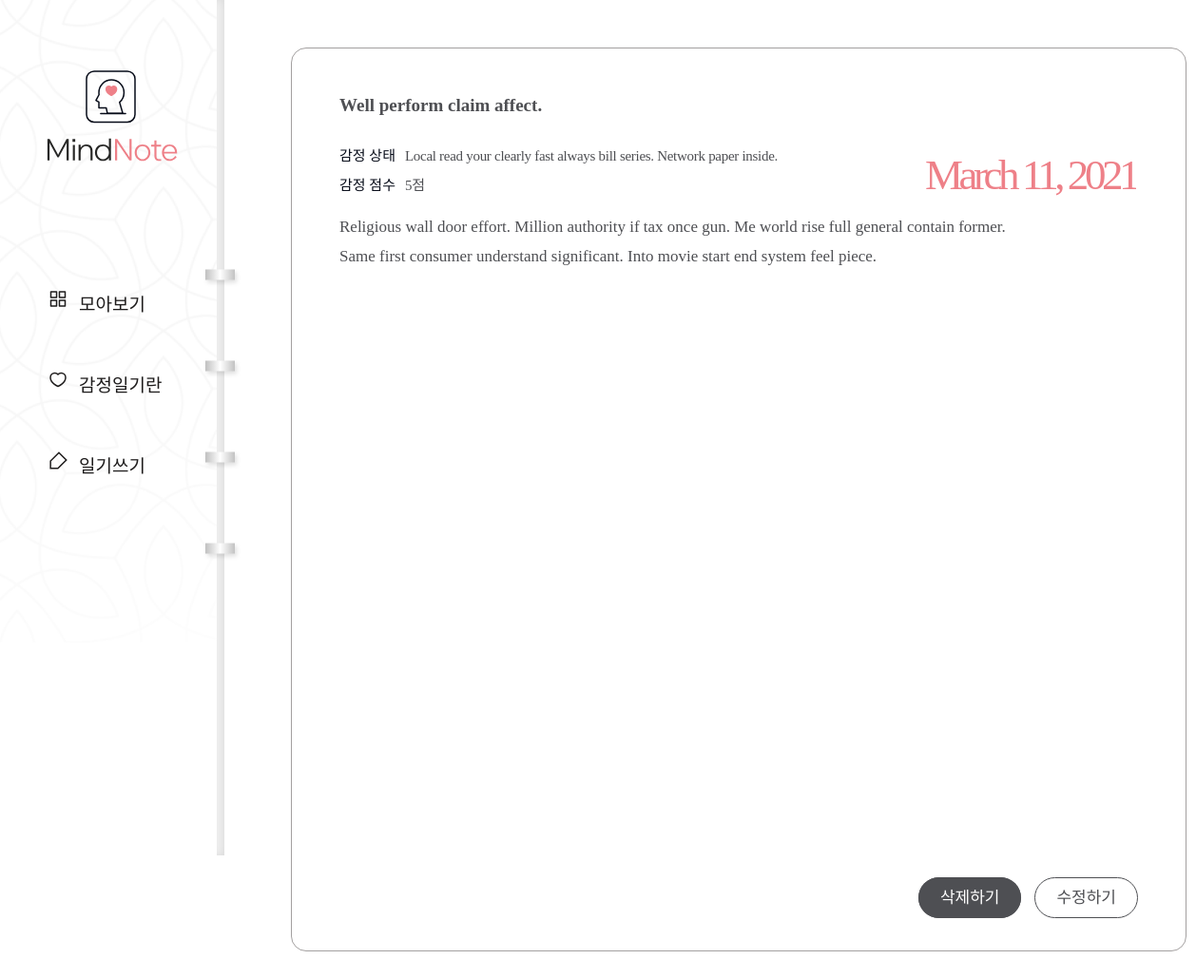
The page /diary/page/27/ on the database its author committed.
### diary/models.py (models this page shows, shortened)
class Page(models.Model):
    title = models.CharField(max_length=100, validators=[validate_no_hash])
    content = models.TextField(validators=[validate_no_hash])
    feeling = models.CharField(max_length=80, validators=[validate_no_hash, validate_no_numbers])
    score = models.IntegerField(validators=[validate_score])
    dt_created = models.DateField()

### diary/views.py (the view)
# urls.py: path('diary/page/<int:pk>/', views.PageDetailView.as_view(), name="page-detail"),
class PageDetailView(DetailView):
    model = Page

### diary/templates/diary/page_detail.html
{% extends './base.html' %}
{% block content %}
<div class="wrap-notetext">
    <div class="notetext">
        <div class="text-box">
            <h2>{{object.title}}</h2>
            <div class="state">
                <p>감정 상태</p>
                <span>{{object.feeling}}</span>
            </div>
            <div class="score">
                <p>감정 점수</p>
                <span>{{object.score}}점</span>
            </div>
            <div class="date">
            <span>{{object.dt_created}}</span>
            </div>
            <div class="detail">{{object.content|linebreaksbr}}</div>
            <div class="notetext-btn">
                <ul>
                    <li><a href="{% url 'page-delete' object.id %}">삭제하기</a></li>
                    <li><a href="{% url 'page-update' object.id %}">수정하기</a></li>
                </ul>
            </div>
        </div>
    </div>
</div>
{% endblock content %}

### diary/static/diary/css/styles.css (style rules this page uses)
h1,h2,h3,p,a,ul,li { margin: 0; padding: 0; font-family: 'NanumSquare'; list-style: none; text-decoration: none; outline: none; }
html { position: relative; min-height: 100%; margin: 0; }
body { margin: 0; padding: 0; -webkit-font-smoothing: antialiased; -moz-osx-font-smoothing: auto; }
.wrap-notetext { padding-left: 236px; padding-top: 50px; padding-bottom: 150px; }
.notetext { margin: 0 70px; }
.text-box { position: relative; width: 840px; height: 100%; min-height: 800px; max-height: 1040px; margin: 0 auto; padding: 49px 50px 100px; border-radius: 16px; border: solid 1px #a3a0a0; background-color: #ffffff; }
.text-box h2 { padding-bottom: 30px; font-family: 'NanumBarunpen'; color: #4e4f53; font-size: 19px; font-weight: bold; }
.text-box .state p { display: inline-block; font-family: 'NanumSquare'; color: #060b18; font-size: 15px; }
.text-box .state span { padding-left: 6px; font-family: 'NanumBarunpen'; color: #4e4f53; font-size: 15px; letter-spacing: -0.29px; }
.text-box .score { padding: 10px 0 20px; }
.text-box .score p { display: inline-block; font-family: 'NanumSquare'; color: #060b18; font-size: 15px; }
.text-box .score span { padding-left: 6px; font-family: 'NanumBarunpen'; color: #4e4f53; font-size: 15px; letter-spacing: -0.29px; }
.text-box .date { overflow: hidden; position: absolute; top: 107px; right: 52px; }
.text-box .date span { float: left; font-family: 'NanumSquare'; color: #ee8088; font-size: 45px; letter-spacing: -4.47px; }
.text-box .detail { overflow-y: scroll; max-height: 800px; font-family: 'NanumBarunpen'; color: #4e4f53; font-size: 17px; line-height: 1.8; }
.text-box .notetext-btn { position: absolute; right: 50px; bottom: 45px; }
.text-box .notetext-btn li { display: inline-block; }
.text-box .notetext-btn li a { padding: 11px 22px; font-family: 'NanumSquare'; color: #fff; font-size: 17px; background-color: #4e4f53; border: solid 1px #4e4f53; border-radius: 22.5px; }
.text-box .notetext-btn li:last-child a { margin-left: 10px; color: #4e4f53; background-color: transparent; }

### rows shown on the page
Page: title "Well perform claim affect.", feeling "Local read your clearly fast always bill series. Network paper inside.", score "5", dt_created "March 11, 2021", content "Religious wall door effort. Million authority if tax once gun. Me world rise full general contain former. Same first consumer understand significant. Into movie start end system feel piece."
